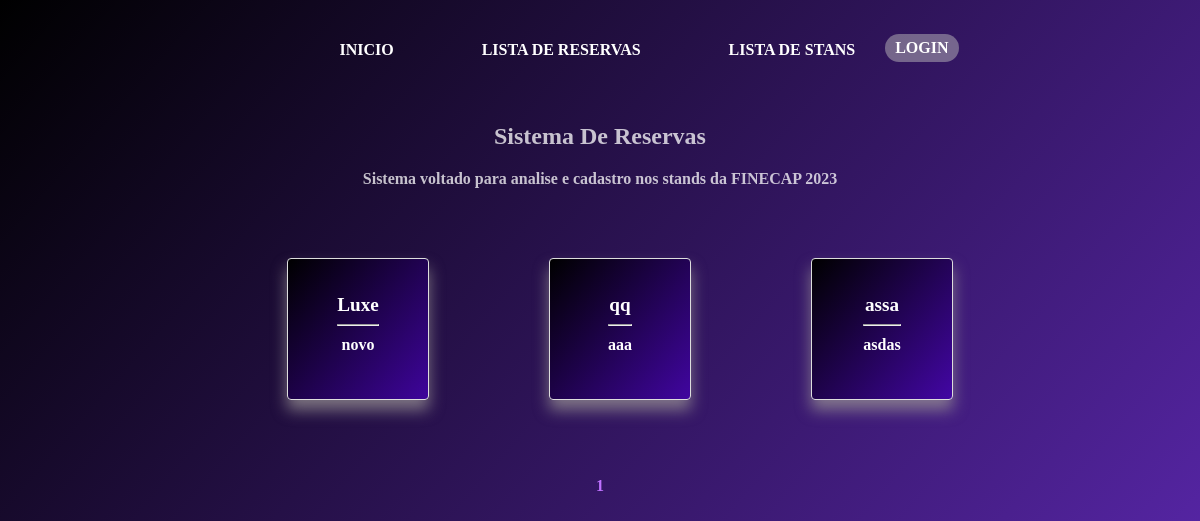
Before: /reserva/ with the older database file.
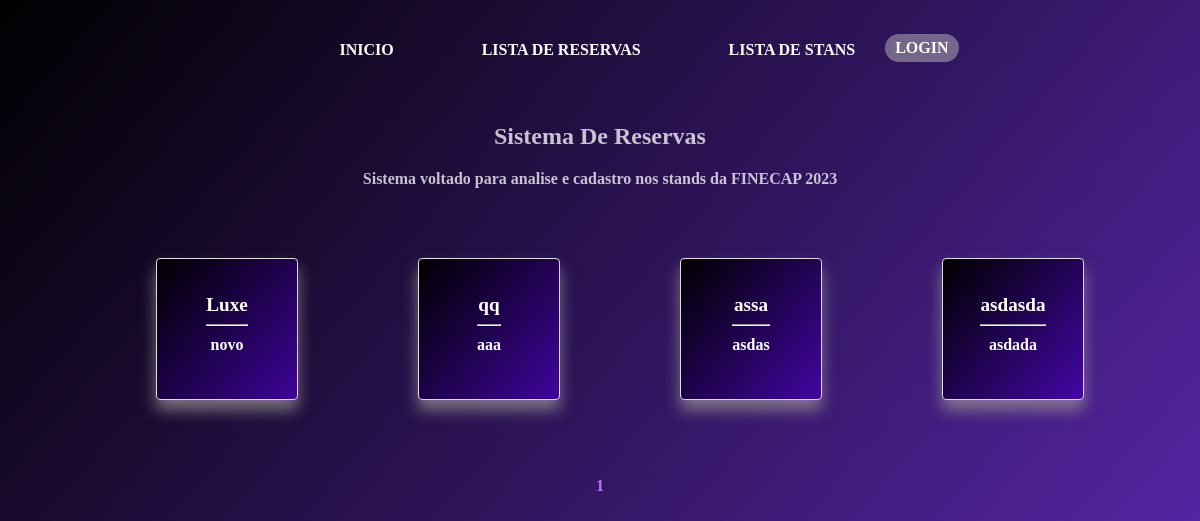
After: the same page with the newer database file.
### reservas/models.py (models this page shows, shortened)
class Reserva(models.Model):
    cnpj = models.CharField(max_length=50)
    nome_empresa = models.CharField(max_length=100)
    categoria_empresa = models.CharField(max_length=100)
    quitado = models.BooleanField()
    objects = models.Manager()

### reservas/views.py (the view)
# urls.py: path('reserva/', ReservaListView.as_view() ,name='lista_reserva'),
class ReservaListView(generic.ListView):
    model = Reserva
    template_name = 'core/reserva_list.html'
    context_object_name = 'reservas_list'
    paginate_by = 10

### reservas/templates/core/reserva_list.html (shortened to what this page needs)
{% extends 'base.html' %}
{% block center %}
<div class="cards-container">
    {% for reserva_item in reservas_list %}
        <ul>
            <a href="{% url 'reserva' pk=reserva_item.id %}">
                <li class="card">
                    <div>
                        <h3>{{ reserva_item.nome_empresa }} </h3>
                        <hr>
                        <p>{{reserva_item.categoria_empresa}}</p>
                    </div>
                </li>
            </a>
        </ul>
    {% endfor %}
</div>
<nav class="br-pagination" aria-label="Paginação de resultados" data-total="50" data-current="1" data-per-page="20">
    <div class="pagination-container">
        {% for i in page_obj.paginator.page_range %}
            {% if i == page_obj.number %}
            <a class="pagination-link" href="?page={{ i }}" style="color: rgb(191, 113, 255);">{{ i }}</a>
            {% else %}
                <a class="pagination-link" href="?page={{ i }}">{{ i }}</a>
            {% endif %}
        {% endfor %}
    </div>
</nav>
{% endblock center %}

Changed rows visible on the page:
added Reserva: nome_empresa "asdasda", categoria_empresa "asdada"
